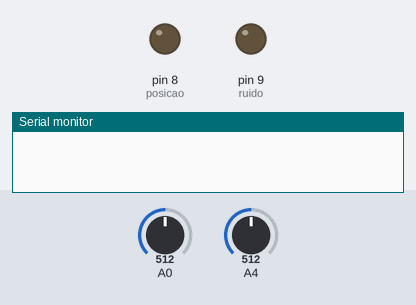
The sketch below on a simulated Arduino Uno, built with avr-gcc and run on an emulated ATmega328P. On the bench: output pins drawn as LEDs (lit = HIGH), the last lines printed to the serial monitor. Inputs (shaded band) come from the test bench; at power-on: A0 = 512, A4 = 512.

Above: at 1.2 s.
1.3 s: A0 set to 716
At 1.5 s:
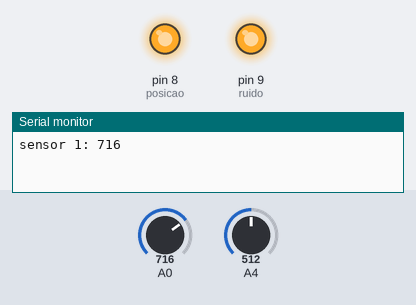
4.3 s: A0 set to 140
At 4.7 s:
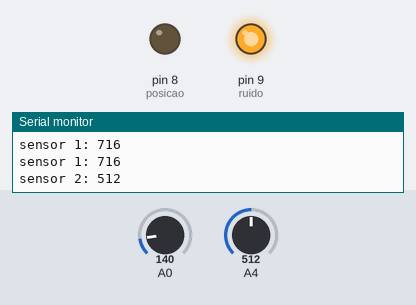
7.3 s: A4 set to 164
10.3 s: A4 set to 134
At 10.9 s:
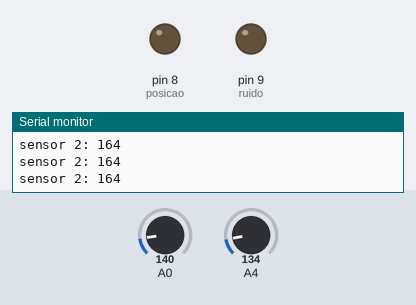
12.0 s: A4 set to 160
At 12.2 s:
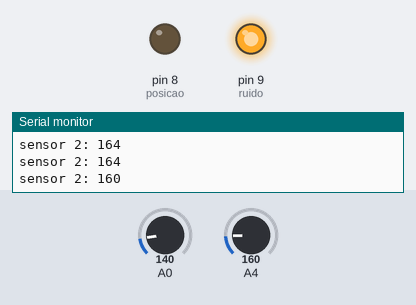
15.0 s: A4 set to 140
At 16.6 s:
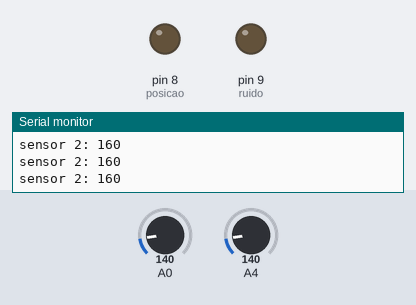
Timing chart, 0 to 17.7 s (numbered marks = the images above; inputs shaded):
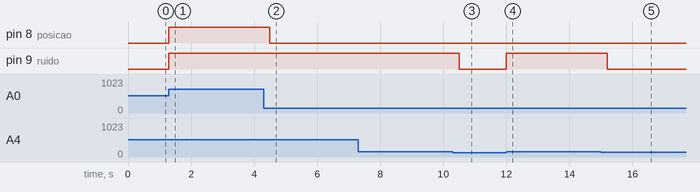

The sketch:

sound_controller.ino
```cpp
#define ruido 9  // D9
#define posicao 8 // D8


void setup() {
  Serial.begin(9600);
  pinMode (A0, INPUT);
  pinMode (A4, INPUT);
  pinMode (ruido, OUTPUT);
  pinMode (posicao, OUTPUT);
}

void loop() {
  unsigned int output_sensor1 = analogRead(A0);
  unsigned int output_sensor2 = analogRead(A4);

  if(output_sensor1 > 150 && output_sensor2 < 150){
    Serial.print("sensor 1: ");
    Serial.print(output_sensor1);
    Serial.print("\n");
    digitalWrite(posicao, HIGH);
    digitalWrite(ruido, HIGH);
    delay(400);
  } else if (output_sensor2 > 150 && output_sensor1 < 150) {
    Serial.print("sensor 2: ");
    Serial.print(output_sensor2);
    Serial.print("\n");
     digitalWrite(posicao, LOW);
    digitalWrite(ruido, HIGH);
    delay(400);
  } else if (output_sensor1 > 150 && output_sensor2 > 150 && output_sensor1 - output_sensor2 > 50) {
    Serial.print("sensor 1: ");
    Serial.print(output_sensor1);
    Serial.print("\n");
    digitalWrite(posicao, HIGH);
    digitalWrite(ruido, HIGH);
    delay(400);
  } else if (output_sensor1 > 150 && output_sensor2 > 150 && output_sensor2 - output_sensor1 > 50) {
    Serial.print("sensor 2: ");
    Serial.print(output_sensor2);
    Serial.print("\n");
    digitalWrite(posicao, LOW);
    digitalWrite(ruido, HIGH);
    Serial.print("\n");
    delay(400);
  }
  digitalWrite(ruido, LOW);
  digitalWrite(posicao, LOW);
}
```

Measured:
- the behaviour switches between 151 and 150 on A4 (found by bisection; images 2 and 3)
- after the input at 1.3 s, pin 8 (posicao), pin 9 (ruido): LOW → HIGH at once
- after the input at 4.3 s, pin 8 (posicao): HIGH → LOW after 0.20 s
- after the input at 10.3 s, pin 9 (ruido): HIGH → LOW after 0.21 s
- after the input at 12.0 s, pin 9 (ruido): LOW → HIGH at once
- after the input at 15.0 s, pin 9 (ruido): HIGH → LOW after 0.20 s
